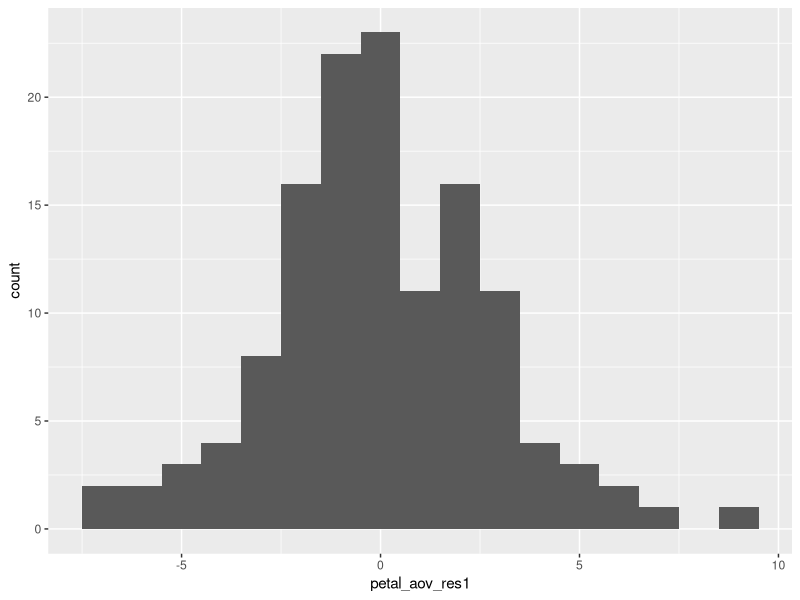
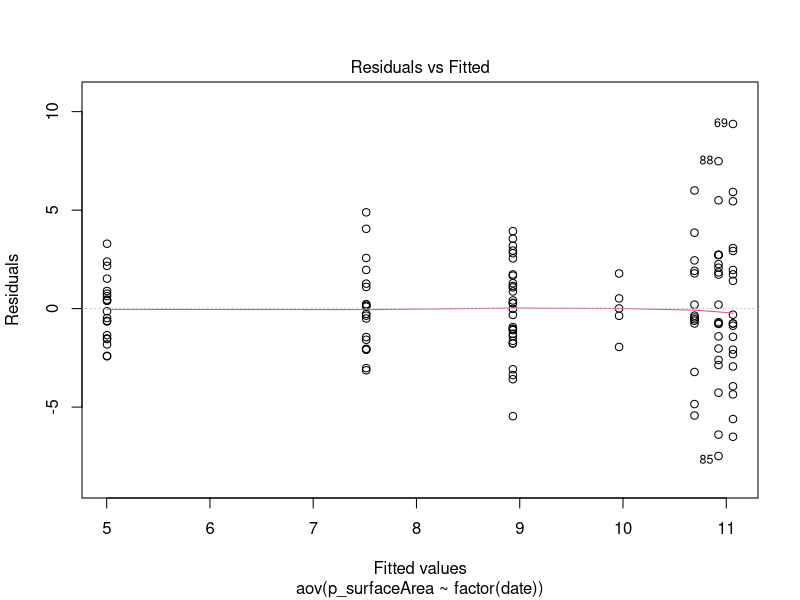
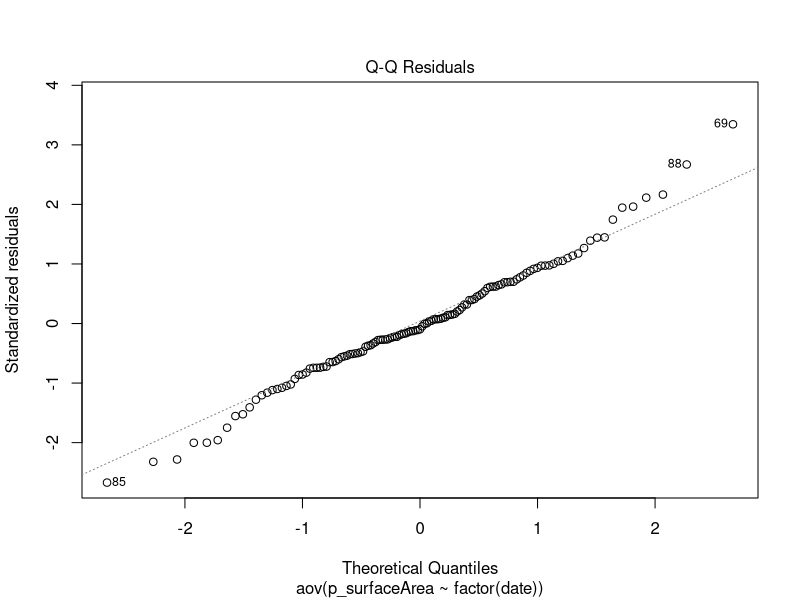
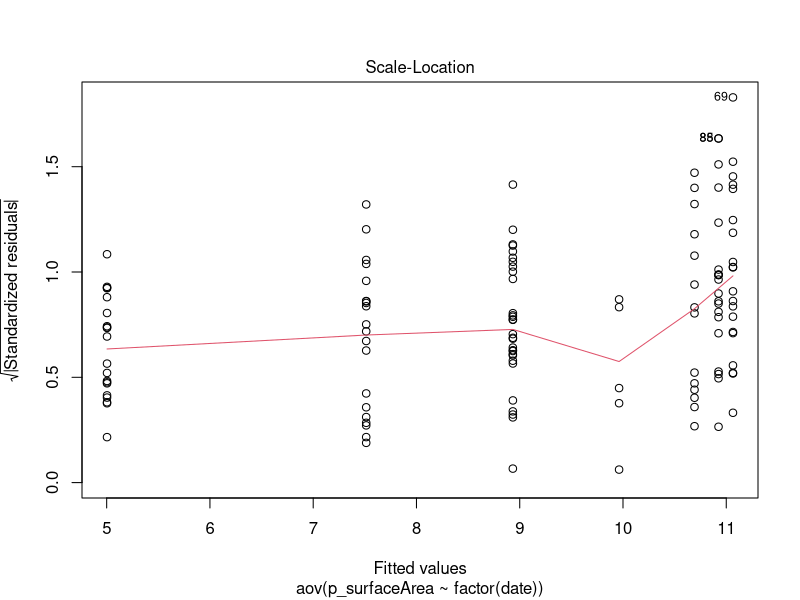
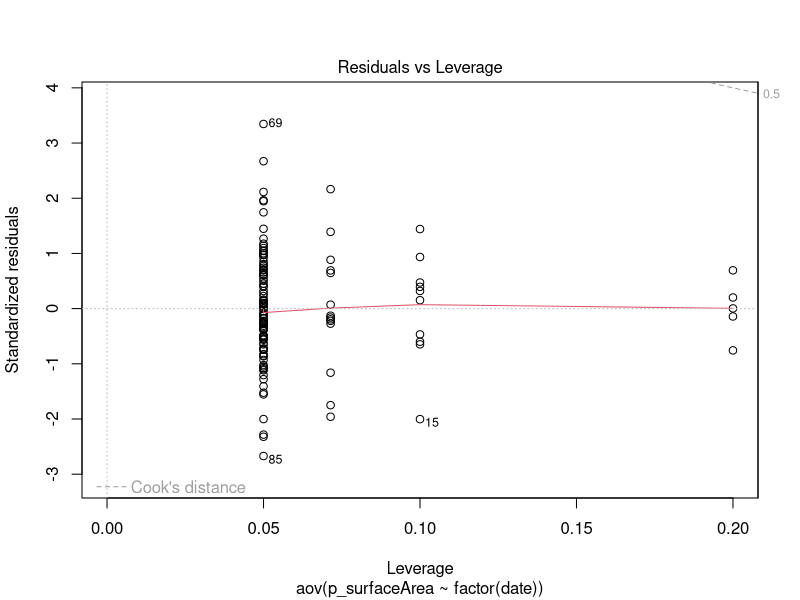
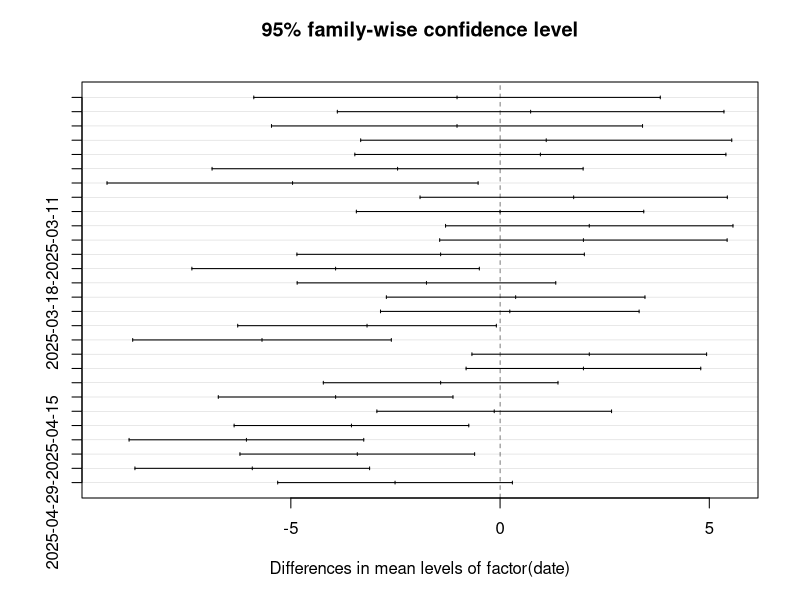
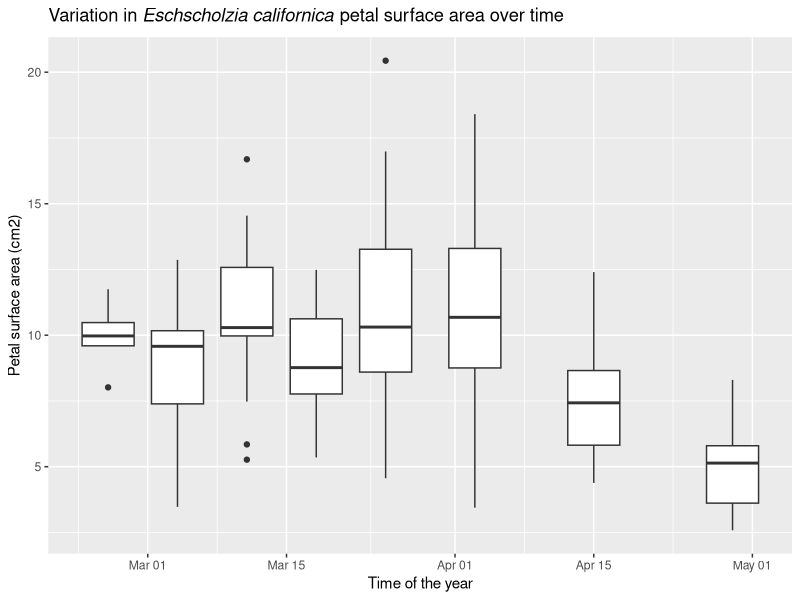

The R script that drew these images, in order:
## ---- chunk 1
library(tidyverse)
library(rstatix)
library(car)

# load data
petal = read.csv("data/petal.csv")
petal$date = as.Date(petal$date, "%m/%d/%Y")
str(petal)
## ---- chunk 2
# table of petal stats for each week
petal_mean <- petal %>%
  group_by(date) %>%
  get_summary_stats(p_surfaceArea, type = "mean_sd")
petal_mean
## ---- chunk 3
# type 3 ANOVA for unequal sample sizes
petal_aov <- aov(p_surfaceArea~factor(date),data=petal)
petal_aov3 <- Anova(petal_aov,type = 3)
petal_aov3
petal_aov
## ---- chunk 4
petal_R2 = 567.83/(567.83 + 999.81)
petal_R2
## ---- chunk 5
# extracting model residuals
petal_aov_res1 <- residuals(petal_aov)

# converting aov_res into a dataframe for ggplot
petal_aov_res2 <- as.data.frame(petal_aov_res1)

# histogram of model residuals
ggplot(petal_aov_res2,aes(x=petal_aov_res1)) +
  geom_histogram(binwidth = 1)

# testing normality assumptions
plot(petal_aov)

# shapiro test
shapiro.test(petal_aov_res1)

# bartlett test
bartlett.test(p_surfaceArea~factor(date), data=petal) 
## ---- chunk 6
# Tukey test to see which dates are significantly different
t <- TukeyHSD(petal_aov)
t

# Visualization of the Tukey test
plot(t)
## ---- chunk 7
my_title <- expression(paste("Variation in ", italic("Eschscholzia californica"), " petal surface area over time"))

# boxplot of petal samples by week
ggplot(petal, aes(group = date, x = date, y = p_surfaceArea)) +
  geom_boxplot() +
  labs(title = my_title, x = "Time of the year", y = "Petal surface area (cm2)")
